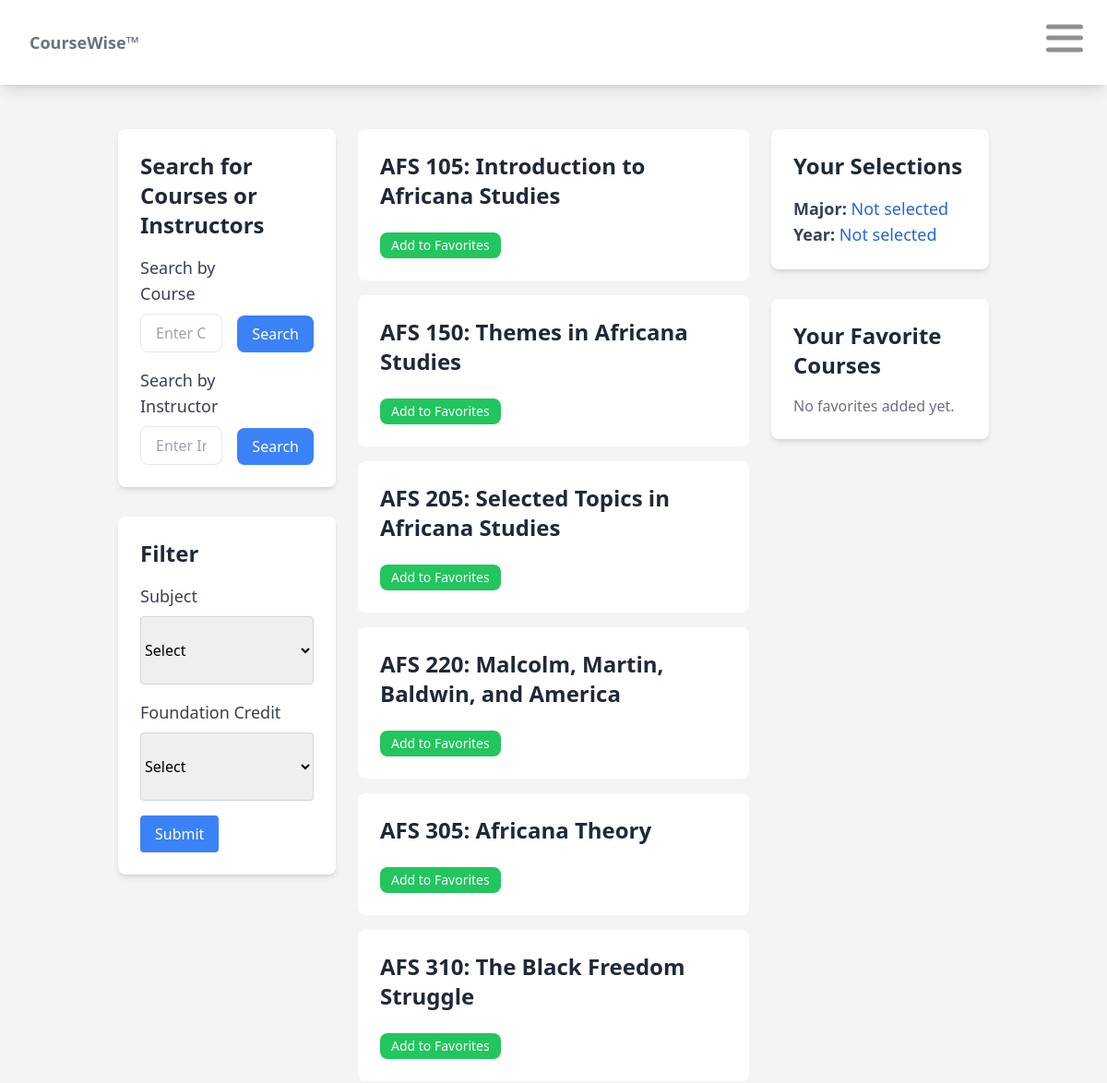
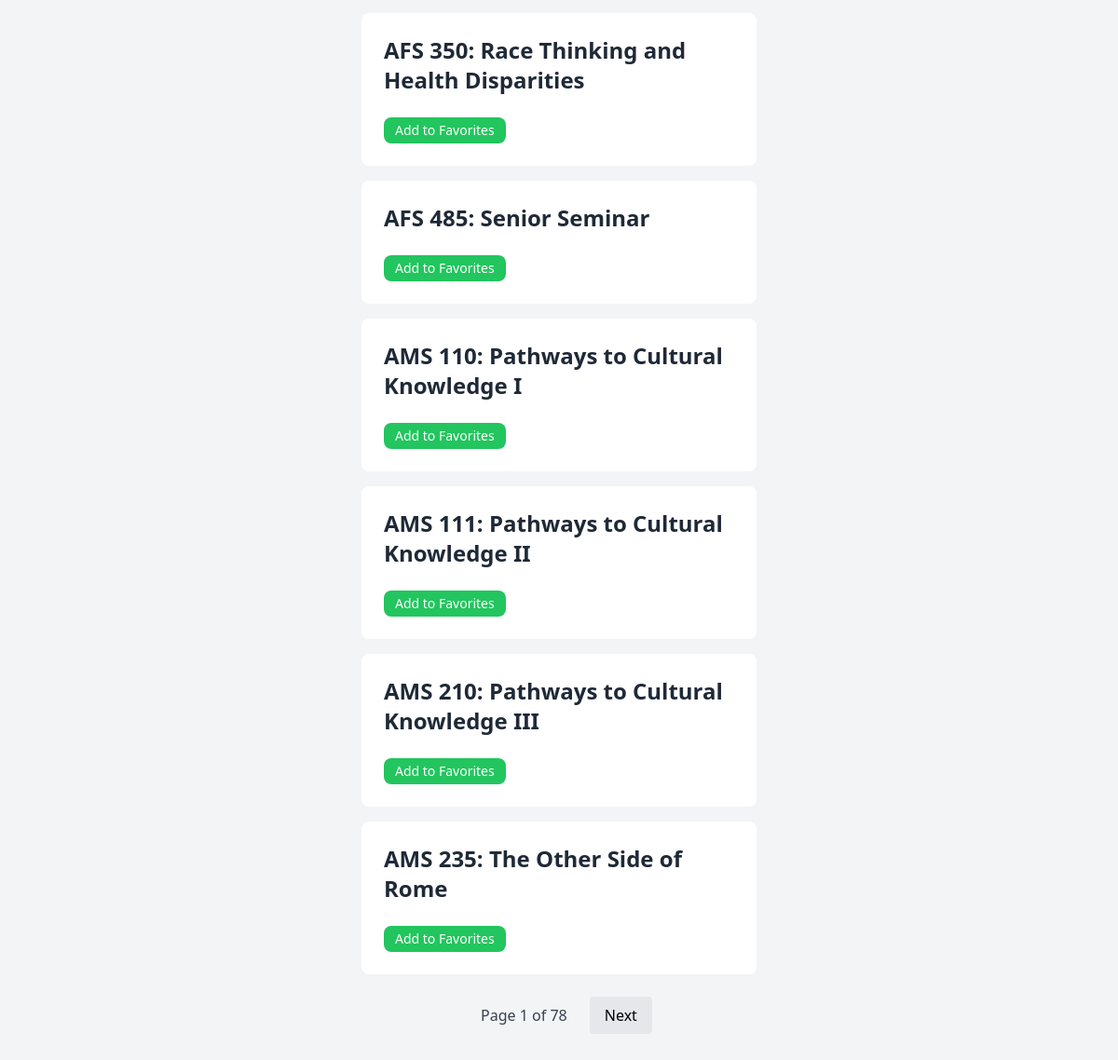
Page /courses/ on the committed database (2 pictures, top to bottom).
### courses/models.py (models this page shows)
class CourseInfo(models.Model):
    semester = models.CharField(max_length=255)
    year = models.CharField(max_length=255)
    subject = models.CharField(max_length=255)
    course_number = models.IntegerField()
    course_title = models.CharField(max_length=255)
    catalog_title = models.CharField(max_length=255)
    f_credits = models.CharField(max_length=255)
    prereqs = models.CharField(max_length=255)
    meeting_pattern = models.CharField(max_length=255)
    meeting_time = models.CharField(max_length=255)
    instructor = models.CharField(max_length=255)
    max_enrollment = models.IntegerField()
    students_enrolled = models.IntegerField()
    primary_requests = models.IntegerField()
    major_requests = models.IntegerField()
    senior_requests = models.IntegerField()
    seniors_enrolled = models.IntegerField()
    junior_requests = models.IntegerField()
    juniors_enrolled = models.IntegerField()
    sophomore_requests = models.IntegerField()
    sophomores_enrolled = models.IntegerField()
    first_year_requests = models.IntegerField()
    first_years_enrolled = models.IntegerField()

### courses/views.py (the view, shortened to what this page needs)
# urls.py: 2. Add a URL to urlpatterns:  path('', views.home, name='home')
def home(request):
    course_subject = request.POST.get('course_subject', 'Not selected')
    f_credit = request.POST.get('f_credit', 'Not selected')
    major = request.session.get('major', 'Not selected')
    year = request.session.get('year', 'Not selected')
    if course_subject == 'Not selected' and f_credit == 'Not selected':
        courses = CourseInfo.objects.values('subject', 'course_number', 'catalog_title').distinct().order_by('subject',
                                                                                       'course_number')
    elif course_subject != 'Not selected' and f_credit == 'Not selected':
        courses = CourseInfo.objects.filter(f_credits__icontains=f_credit).values('subject', 'course_number', 'catalog_title').distinct().order_by('subject', 'course_number')
    else:
        courses = CourseInfo.objects.filter(subject__icontains=course_subject, f_credits__icontains=f_credit).values('subject', 'course_number',
                                                                                  'catalog_title').distinct().order_by(
            'subject', 'course_number')
    favorites = request.session.get('favorites', [])
    favorites.sort()
    favorite_courses = []
    for fav in favorites:
        subject, course_number = fav.split('-')
        course = CourseInfo.objects.filter(subject=subject, course_number=course_number).first()
        if course:
            favorite_courses.append(course)
    course_search = request.GET.get('courseSearch', '').strip()
    instructor_search = request.GET.get('instructorSearch', '').strip()
    paginator = Paginator(courses, 12)  # Show 12 courses per page
    page_number = request.GET.get('page')
    page_obj = paginator.get_page(page_number)
    return render(request, 'home.html', {
        'major': major,
        'year': year,
        'course_search': course_search,
        'instructor_search': instructor_search,
        'courses': page_obj,
        'favorite_courses': favorite_courses
    })

### templates/home.html (shortened to what this page needs)
{% extends "base.html" %}
{% block content %}
    <div class="flex container mx-auto px-6 py-8">
        <div class="container justify-start basis-1/4">
            <div class="bg-white shadow-md rounded-lg p-6 mb-8">
                <h2 class="text-2xl font-semibold text-gray-800 mb-4">Search for Courses or Instructors</h2>
                <form method="get" action="{% url 'home' %}" class="flex space-x-4 mb-4">
                    <div class="flex flex-col w-full">
                        <label for="courseSearch" class="text-lg font-medium text-gray-700 mb-2">Search by Course</label>
                        <input type="text" id="courseSearch" name="courseSearch" value="{{ course_search }}" class="px-4 py-2 border rounded-lg w-full" placeholder="Enter Course" />
                    </div>
                    <div class="flex items-end">
                        <button type="submit" class="bg-blue-500 text-white py-2 px-4 rounded-lg hover:bg-blue-700 transition-all duration-300">
                            Search
                        </button>
                    </div>
                </form>
                <form method="get" action="{% url 'instructor_history' %}" class="flex space-x-4">
                    <div class="flex flex-col w-full">
                        <label for="instructorSearch" class="text-lg font-medium text-gray-700 mb-2">Search by Instructor</label>
                        <input type="text" id="instructorSearch" name="instructorSearch" value="{{ instructor_search }}" class="px-4 py-2 border rounded-lg w-full" placeholder="Enter Instructor" />
                    </div>
                    <div class="flex items-end">
                        <button type="submit" class="bg-blue-500 text-white py-2 px-4 rounded-lg hover:bg-blue-700 transition-all duration-300">
                            Search
                        </button>
                    </div>
                </form>
            </div>
            <div class="bg-white shadow-md rounded-lg p-6 mb-8">
                <h2 class="text-2xl font-semibold text-gray-800 mb-4">Filter</h2>
                <form method="POST" action="{% url 'home' %}">
                    <div class="mb-4">
                        <label for="course_subject" class="block text-lg font-medium text-gray-700">Subject</label>
                        <select id="course_subject" name="course_subject" class="mt-2 py-6 border border-gray-300 rounded w-full">
                            <option value="">Select</option>
                        </select>
                    </div>
                    <div class="mb-4">
                        <label for="f_credit" class="block text-lg font-medium text-gray-700">Foundation Credit</label>
                        <select id="f_credit" name="f_credit" class="mt-2 py-6 border border-gray-300 rounded w-full">
                            <option value="">Select</option>
                        </select>
                    </div>
                    <button type="submit" class="bg-blue-500 text-white py-2 px-4 rounded hover:bg-blue-700">Submit</button>
                </form>
            </div>
        </div>
        <div class="container justify-center px-6 basis-2/4">
            {% for course in courses %}
                {% if course.catalog_title != '' %}
                    <div class="course-container">
                        <div onclick="location.href='{% url 'course_page' course.subject course.course_number %}';" style="cursor: pointer;">
                            <h1 class="text-2xl font-semibold text-gray-800 mb-6">
                                {{ course.subject }} {{ course.course_number }}: {{ course.catalog_title }}
                            </h1>
                        </div>
                         <button onclick="addToFavorites('{{ course.subject }}', '{{ course.course_number }}')"
                                    class="bg-green-500 text-white py-1 px-3 rounded-lg hover:bg-green-600 transition-all duration-300 text-sm z-3">
                                    Add to Favorites
                         </button>
                    </div>
                {% endif %}
            {% empty %}
                <p class="text-gray-500 text-center">No courses available.</p>
            {% endfor %}
                <div class="mt-6 flex justify-center space-x-2">
                    <span class="px-4 py-2 bg-gray-100 rounded text-gray-700">Page {{ courses.number }} of {{ courses.paginator.num_pages }}</span>
                    {% if courses.has_next %}
                        <a href="?page={{ courses.next_page_number }}{% if course_search %}&courseSearch={{ course_search }}{% endif %}" class="px-4 py-2 bg-gray-200 rounded hover:bg-gray-300">Next</a>
                    {% endif %}
                </div>
        </div>
        <div class="container justify-end basis-1/4">
            <div class="bg-white shadow-md rounded-lg p-6 mb-8">
                <h2 class="text-2xl font-semibold text-gray-800 mb-4">Your Selections</h2>
                <p class="text-lg font-medium text-gray-700">
                    <strong>Major:</strong> <span class="text-blue-600">{{ major }}</span>
                </p>
                <p class="text-lg font-medium text-gray-700">
                    <strong>Year:</strong> <span class="text-blue-600">{{ year }}</span>
                </p>
            </div>
            <div class="bg-white shadow-md rounded-lg p-6 mb-8">
                <h2 class="text-2xl font-semibold text-gray-800 mb-4">Your Favorite Courses</h2>
                {% if favorite_courses %}
                    <ul class="space-y-3">
                        {% for course in favorite_courses %}
                            <li class="flex items-center justify-between">
                                <a href="{% url 'course_page' course.subject course.course_number %}" class="text-blue-600 hover:text-blue-800 transition-all duration-300">
                                    {{ course.subject }} {{ course.course_number }}
                                </a>
                                <button onclick="removeFromFavorites('{{ course.subject }}', '{{ course.course_number }}')"
                                        class="bg-red-500 text-white py-1 px-3 rounded-lg hover:bg-red-600 transition-all duration-300 text-sm">
                                    Remove
                                </button>
                            </li>
                        {% endfor %}
                    </ul>
                {% else %}
                    <p class="text-gray-500">No favorites added yet.</p>
                {% endif %}
            </div>
        </div>
    </div>
{% endblock %}

### templates/base.html (style rules this page uses)
.course-container { background-color: white; border-radius: 0.5rem; padding: 1.5rem; margin-bottom: 1rem; }

### rows in the picture
CourseInfo: subject "AFS", course_number "105", catalog_title "Introduction to Africana Studies"
CourseInfo: subject "AFS", course_number "220", catalog_title "Malcolm, Martin, Baldwin, and America"
CourseInfo: subject "AFS", course_number "350", catalog_title "Race Thinking and Health Disparities"

### other values in the picture
{{ course.subject }} "AFS" "AFS" "AFS" "AFS" "AFS" "AMS" "AMS" "AMS" "AMS"
{{ course.course_number }} "150" "205" "305" "310" "485" "110" "111" "210" "235"
{{ course.catalog_title }} "Themes in Africana Studies" "Selected Topics in Africana Studies" "Africana Theory" "The Black Freedom Struggle" "Senior Seminar" "Pathways to Cultural Knowledge I" "Pathways to Cultural Knowledge II" "Pathways to Cultural Knowledge III" "The Other Side of Rome"
{{ courses.number }} "1"
{{ courses.paginator.num_pages }} "78"
{{ major }} "Not selected"
{{ year }} "Not selected"
